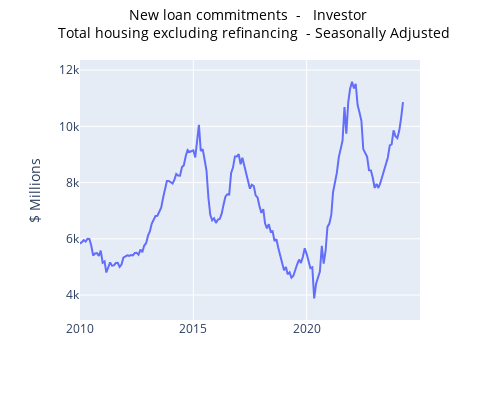

The cell this chart's notebook holds for it:
### Code cell
startDateExample = datetime(2010, 1, 1)
endDateExample = datetime(2024, 12, 31)
seriesToGraph = 'A108273775J'

graph_series_abs(seriesToGraph, dataSetLF, startDateExample, endDateExample,1, metaDataDict)

### Figure 1 — Plotly figure (JSON) as saved in the notebook; plotly's stock layout.template omitted (floating-point values rounded to 4 significant figures; data arrays with more than 128 entries replaced by an {"elided": "..."} marker saying what was removed)
{"data": [{"hovertemplate": "Date=%{x}<br>A108273775J=%{y}<extra></extra>", "legendgroup": "", "line": {"color": "#636efa", "dash": "solid"}, "marker": {"symbol": "circle"}, "mode": "lines", "name": "", "orientation": "v", "showlegend": false, "type": "scatter", "x": {"elided": "262 str values"}, "xaxis": "x", "y": {"elided": "262 float values"}, "yaxis": "y"}], "layout": {"height": 400, "hovermode": "x", "legend": {"tracegroupgap": 0}, "margin": {"t": 60}, "title": {"font": {"color": "black", "size": 14}, "text": "  New loan commitments  -   Investor <br>  Total housing excluding refinancing  - Seasonally Adjusted", "x": 0.5, "y": 0.95}, "width": 500, "xaxis": {"anchor": "y", "domain": [0, 1], "range": ["2010-01-01T00:00:00", "2024-12-31T00:00:00"], "title": {"text": " "}, "type": "date"}, "yaxis": {"anchor": "x", "domain": [0, 1], "range": [3111.0, 12360.0], "title": {"text": "$ Millions"}, "type": "linear"}}}
